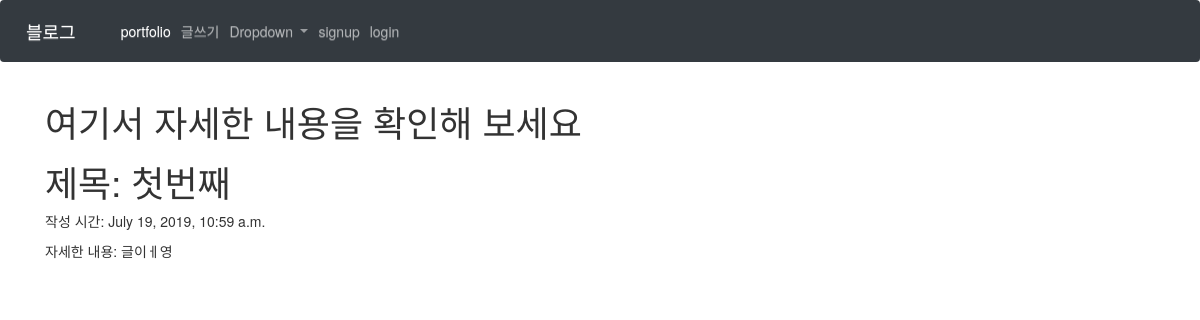
The page /blog/1 on the database its author committed.
### blog/models.py (models this page shows, shortened)
class Blog(models.Model):
    title = models.CharField(max_length=200)
    pub_date = models.DateTimeField('date published')
    body = models.TextField()

### blog/views.py (the view)
# urls.py: path('<int:blog_id>', blog.views.detail, name='detail'),
def detail(request, blog_id):
    blog_detail = get_object_or_404(Blog, pk=blog_id)
    return render(request, 'detail.html', {'blog':blog_detail})

### blog/templates/detail.html
{% extends 'base.html' %}
{% block contents %}
<body>
             <div class='container'>
              <h1>여기서 자세한 내용을 확인해 보세요</h1>
              <h1>제목: {{blog.title}}</h1>
              <p>작성 시간: {{blog.pub_date}}</p>
              <p>자세한 내용: {{blog.body}}</p>
            </div>
</body>
{% endblock %}

### rows shown on the page
Blog: title "첫번째", pub_date "July 19, 2019, 10:59 a.m.", body "글이ㅔ영"
